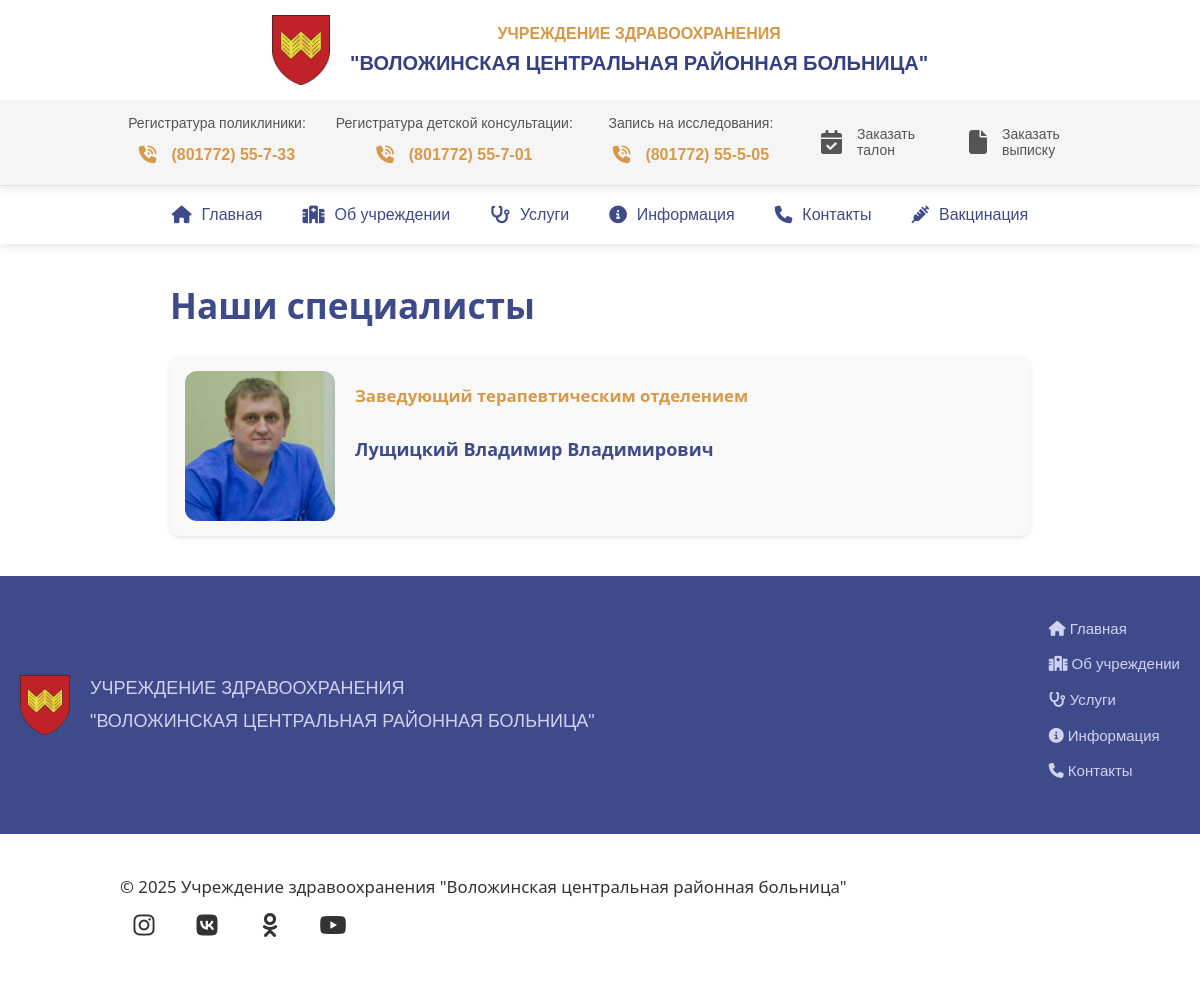
Page /staff/ on the committed database.
### staff/models.py (models this page shows, shortened)
class Specialist(models.Model):
    CATEGORY_CHOICES = [
        ('admin', 'Администрация'),
        ('general', 'Специалисты на странице "Специалисты"'),
        ('schedule_specialists', 'Специалисты в графике приёма'),
    ]
    name = models.CharField(max_length=255)
    position = models.CharField(max_length=255)
    num_cabinet = models.CharField(max_length=10, blank=True)
    photo = models.ImageField(upload_to='staff_photos/', blank=True, null=True)
    bio = models.TextField(blank=True)
    is_active = models.BooleanField(default=True)
    phone = models.CharField(max_length=30, blank=True)
    category = models.CharField(
        max_length=20, choices=CATEGORY_CHOICES, default='general')
    order = models.PositiveIntegerField(default=0)
    class Meta:
        ordering = ['order']
        verbose_name = 'Специалиста'
        verbose_name_plural = 'Специалисты'

### staff/views.py (the view)
# urls.py: path('', specialists_list, name='specialists_list'),
def specialists_list(request):
    specialists = Specialist.objects.filter(category='general', is_active=True)
    return render(request, 'staff/specialists_list.html', {'specialists': specialists})

### staff/templates/staff/specialists_list.html (shortened to what this page needs)
{% extends 'main/layout.html' %}
{% load static %}
{% block content %}
<link rel="stylesheet" href="{% static 'main/css/specialists.css' %}">
<link rel="stylesheet" href="{% static 'main/css/about.css' %}">
<div class="about-container">
  <h1>Наши специалисты</h1>
  {% if specialists %}
    <div class="specialist-list">
      {% for specialist in specialists %}
        <div class="specialist-card">
          {% if specialist.photo %}
            <div class="specialist-photo">
              <img src="{{ specialist.photo.url }}" alt="{{ specialist.name }}">
            </div>
          {% endif %}
          <div class="specialist-info">
            <p class="specialist-position">{{ specialist.position }}</p>
            <p class="specialist-name"><strong>{{ specialist.name }}</strong></p>
          </div>
        </div>
      {% endfor %}
    </div>
  {% else %}
    <p>У вас нет специалистов!</p>
  {% endif %}
</div>
{% endblock %}

### main/static/main/css/layout.css (style rules this page uses)
body { margin: 0; padding: 0; font-family: 'Arial', sans-serif; color: #333; line-height: 1.6; }

### main/static/main/css/specialists.css (style rules this page uses)
.specialist-list { display: flex; flex-direction: column; gap: 20px; }
.specialist-card { display: flex; align-items: center; background-color: #f9f9f9; padding: 15px; border-radius: 10px; box-shadow: 0 2px 5px rgba(0, 0, 0, 0.1); }
.specialist-photo img { width: 150px; height: 150px; object-fit: cover; border-radius: 12px; margin-right: 20px; }
.specialist-info { display: flex; flex-direction: column; gap: 5px; }
.specialist-position { font-weight: bold; color: #D79A4A; }
.specialist-name { font-size: 18px; }

### main/static/main/css/about.css (style rules this page uses)
.about-container { max-width: 900px; margin: 0 auto; padding: 40px 20px; font-family: "Segoe UI", Tahoma, Geneva, Verdana, sans-serif; font-size: 1.05rem; line-height: 1.6; color: #333; background-color: #fff; text-align: justify; }
.about-container::after { content: ""; display: table; clear: both; }
.about-container strong { color: #3F4A8A; }
.about-container h1 { font-size: 2.2rem; font-weight: bold; margin-bottom: 30px; text-align: left; color: #3F4A8A; }
.about-container p { margin-bottom: 20px; }

### rows in the picture
Specialist: photo (picture), position "Заведующий терапевтическим отделением", name "Лущицкий Владимир Владимирович"
